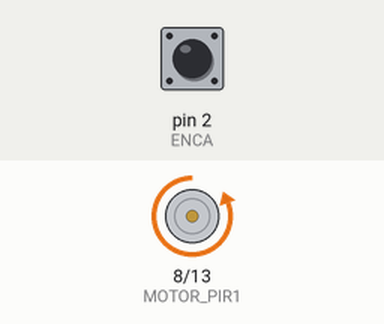
Simulated run of this program. Board: Arduino Nano, built with avr-gcc and run on an emulated ATmega328P. On the bench: motor-driver pin pairs drawn as motors (green arrow = first pin HIGH = forward, orange = second pin HIGH = backward, longer = more drive, scaled by the enable pin). The inputs (shaded band) are chosen by the test bench; at power-on: pin 2 (ENCA) HIGH. What the program prints to the serial monitor is not drawn.

Above: at 0.1 s.
Timing chart, 0 to 1.6 s (numbered marks = the images above):
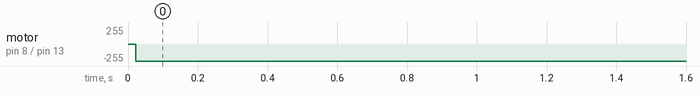

The program:

main.cpp
```cpp
#include <Arduino.h>
// #include <teleplot.h>
#define ENCA 2
#define ENCB 3
#define PPR 224.52

#define MOTOR_PIR1 8
#define MOTOR_PIR2 13
#define MOTOR_PWM 10

float velocity = 0.0f;
int palue = 0.0f;
long prevTime = 0.0f;
int dir;
float rpm;
float motor_angle;
long Time = 0;
float revCount = 0.0f;
unsigned long previousTime;

float SetPoint = -200.0f;

void readEncoder();
float PIDSpeedControl(float SetPoint, float MotorRPM);
float PIDPositionControl(float SetPoint, float MotorAngle);
void SetMotorPWM(float PWM);

void setup()
{
  Serial.begin(115200);
  Serial.println("Start//");
  pinMode(ENCA, INPUT);
  pinMode(ENCB, INPUT);

  pinMode(MOTOR_PIR1, OUTPUT);
  pinMode(MOTOR_PIR2, OUTPUT);
  pinMode(MOTOR_PWM, OUTPUT);

  attachInterrupt(digitalPinToInterrupt(ENCA), readEncoder, RISING);
}


void loop()
{
  unsigned long currentTime = millis();
  float dt = (currentTime - previousTime) / 1000.0;
  if (dt >= 0.01)
  {

    rpm = (velocity / PPR) * 60.0;
    velocity = 0;
    revCount = (palue / PPR);
    motor_angle = (palue / PPR) * 360.0;
    if (motor_angle < 0)
    {
      motor_angle = 360 + fmod(motor_angle, 360.0);
    }
    else
    {
      motor_angle = fmod(motor_angle, 360.0);
    }

    if (SetPoint != 0)
    {
      float Output = PIDSpeedControl(SetPoint, abs(rpm));
      SetMotorPWM(Output);
    }
    previousTime = millis();
  }
}

void readEncoder()
{
  unsigned long currentTime = micros();
  if (digitalRead(ENCB) == 1)
  {
    dir = 1;
    palue += 1;
  }
  else
  {
    dir = -1;
    palue -= 1;
  }
  float deltaTime = (currentTime - prevTime) / 1000000.0;
  if (deltaTime > 0)
  {
    velocity = 1.0 / deltaTime;
  }
  prevTime = currentTime;
}


// PID Position Control
float PIDPositionControl(float MotorAngleSetPoint, float MotorAngle)
{

  static float P_PositionControl;
  static float I_PositionControl;
  static float D_PositionControl;

  float Kp;
  float Ki;
  float Kd;

  // Setpoint direction + or -
  if (SetPoint > 0)
  {
    if (SetPoint >= 150)
    {
      // high gain direction +

      Kp = 3.3f;
      Ki = 0.05f;
      Kd = 0.0f;
    }
    else
    {
      // low gain direction +

      Kp = 3.3f;
      Ki = 0.02f;
      Kd = 0.0f;
    }
  }
  else
  {
    if (SetPoint <= -150)
    {
      // high gain direction -

      Kp = 3.5f;
      Ki = 0.03f;
      Kd = 0.03f;
    }
    else
    {
      // low gain direction -

      Kp = 2.2f;
      Ki = 0.05f;
      Kd = 0.01f;
    }
  }

  float Error_SpeedControl;
  static float LastError_SpeedControl;
  static float SumError;
  float MaxSumError = 1000.0f;
  float Output_SpeedControl;
  static unsigned long MotorDoneTime;
  static unsigned long PIDLoopTime_SpeedControl;

  if (millis() - PIDLoopTime_SpeedControl >= 10)
  {

    Error_SpeedControl = abs(MotorAngleSetPoint) - MotorAngle;

    SumError = SumError + Error_SpeedControl;

    // sum P term
    P_PositionControl = Kp * Error_SpeedControl;

    // limit SumError to prevent integral windup
    if (SumError > MaxSumError)
      SumError = MaxSumError;
    if (SumError < -MaxSumError)
      SumError = -MaxSumError;

    // delete I term if motor is Stopped for more than 70ms to prevent integral windup
    if (millis() - MotorDoneTime >= 70)
    {
      I_PositionControl = 0;
      MotorDoneTime = millis();
    }

    // Sum I term
    I_PositionControl = I_PositionControl + (Ki * SumError);

    // Sum D term
    D_PositionControl = Kd * (Error_SpeedControl - LastError_SpeedControl) / 10.0;

    // sum PID terms
    Output_SpeedControl = P_PositionControl + I_PositionControl + D_PositionControl;

    // save Error to LastError for next loop
    LastError_SpeedControl = Error_SpeedControl;

    // save current time for next loop
    PIDLoopTime_SpeedControl = millis();

    if (Output_SpeedControl > 255)
      Output_SpeedControl = 255;
    if (Output_SpeedControl < 0)
      Output_SpeedControl = 0;

    Serial.print(">MotorAngleSetPoint: ");
    Serial.println(MotorAngleSetPoint);


      Serial.print(">MotorAngle: ");
      Serial.println(MotorAngle);


    Serial.print(">Error: ");
    Serial.println(Error_SpeedControl);
    Serial.print(">Output: ");
    Serial.println(Output_SpeedControl);
    Serial.print(">Max: ");
    Serial.println(SetPoint + 50);
    Serial.print(">Min: ");
    Serial.println(SetPoint - 50);

    Serial.print(">Kp:");
    Serial.println(Kp);

    Serial.print(">Ki:");
    Serial.println(Ki);

    Serial.print(">Kd:");
    Serial.println(Kd);

    Serial.print(">P_PositionControl:");
    Serial.println(P_PositionControl);

    Serial.print(">I_PositionControl:");
    Serial.println(I_PositionControl);

    Serial.print(">D_PositionControl:");
    Serial.println(D_PositionControl);

    return Output_SpeedControl;
  }
}

// PID Speed Control
float PIDSpeedControl(float SetPoint, float MotorRPM)
{

  static float P_SpeedControl;
  static float I_SpeedControl;
  static float D_SpeedControl;

  float Kp;
  float Ki;
  float Kd;

  // Setpoint direction + or -
  if (SetPoint > 0)
  {
    if (SetPoint >= 150)
    {
      // high gain direction +

      Kp = 3.3f;
      Ki = 0.05f;
      Kd = 0.0f;
    }
    else
    {
      // low gain direction +

      Kp = 3.3f;
      Ki = 0.02f;
      Kd = 0.0f;
    }
  }
  else
  {
    if (SetPoint <= -150)
    {
      // high gain direction -

      Kp = 3.5f;
      Ki = 0.03f;
      Kd = 0.03f;
    }
    else
    {
      // low gain direction -

      Kp = 2.2f;
      Ki = 0.05f;
      Kd = 0.01f;
    }
  }

  float Error_SpeedControl;
  static float LastError_SpeedControl;
  static float SumError;
  float MaxSumError = 1000.0f;
  float Output_SpeedControl;
  static unsigned long MotorDoneTime;
  static unsigned long PIDLoopTime_SpeedControl;

  if (millis() - PIDLoopTime_SpeedControl >= 10)
  {

    Error_SpeedControl = abs(SetPoint) - MotorRPM;

    SumError = SumError + Error_SpeedControl;

    // sum P term
    P_SpeedControl = Kp * Error_SpeedControl;

    // limit SumError to prevent integral windup
    if (SumError > MaxSumError)
      SumError = MaxSumError;
    if (SumError < -MaxSumError)
      SumError = -MaxSumError;

    // delete I term if motor is Stopped for more than 70ms to prevent integral windup
    if (millis() - MotorDoneTime >= 70)
    {
      I_SpeedControl = 0;
      MotorDoneTime = millis();
    }

    // Sum I term
    I_SpeedControl = I_SpeedControl + (Ki * SumError);

    // Sum D term
    D_SpeedControl = Kd * (Error_SpeedControl - LastError_SpeedControl) / 10.0;

    // sum PID terms
    Output_SpeedControl = P_SpeedControl + I_SpeedControl + D_SpeedControl;

    // save Error to LastError for next loop
    LastError_SpeedControl = Error_SpeedControl;

    // save current time for next loop
    PIDLoopTime_SpeedControl = millis();

    if (Output_SpeedControl > 255)
      Output_SpeedControl = 255;
    if (Output_SpeedControl < 0)
      Output_SpeedControl = 0;

    Serial.print(">SetPoint: ");
    Serial.println(SetPoint);
    if (SetPoint > 0)
    {
      Serial.print(">MotorRPM: ");
      Serial.println(MotorRPM * 1);
    }
    else
    {
      Serial.print(">MotorRPM: ");
      Serial.println(MotorRPM * -1);
    }

    Serial.print(">Error: ");
    Serial.println(Error_SpeedControl);
    Serial.print(">Output: ");
    Serial.println(Output_SpeedControl);
    Serial.print(">Max: ");
    Serial.println(SetPoint + 50);
    Serial.print(">Min: ");
    Serial.println(SetPoint - 50);

    Serial.print(">Kp:");
    Serial.println(Kp);

    Serial.print(">Ki:");
    Serial.println(Ki);

    Serial.print(">Kd:");
    Serial.println(Kd);

    Serial.print(">P_SpeedControl:");
    Serial.println(P_SpeedControl);

    Serial.print(">I_SpeedControl:");
    Serial.println(I_SpeedControl);

    Serial.print(">D_SpeedControl:");
    Serial.println(D_SpeedControl);

    return Output_SpeedControl;
  }
}


void SetMotorPWM(float PWM)
{
  analogWrite(MOTOR_PWM, abs(PWM));
  if (SetPoint > 0)
  {
    digitalWrite(MOTOR_PIR1, HIGH);
    digitalWrite(MOTOR_PIR2, LOW);
  }
  else if (SetPoint < 0)
  {
    digitalWrite(MOTOR_PIR1, LOW);
    digitalWrite(MOTOR_PIR2, HIGH);
  }
  else
  {
    digitalWrite(MOTOR_PIR1, LOW);
    digitalWrite(MOTOR_PIR2, LOW);
  }
}
```

Measured:
- by itself, motor on pin 8 (MOTOR_PIR1) / pin 13 (MOTOR_PIR2): stopped → backward 255/255 at 0.02 s
